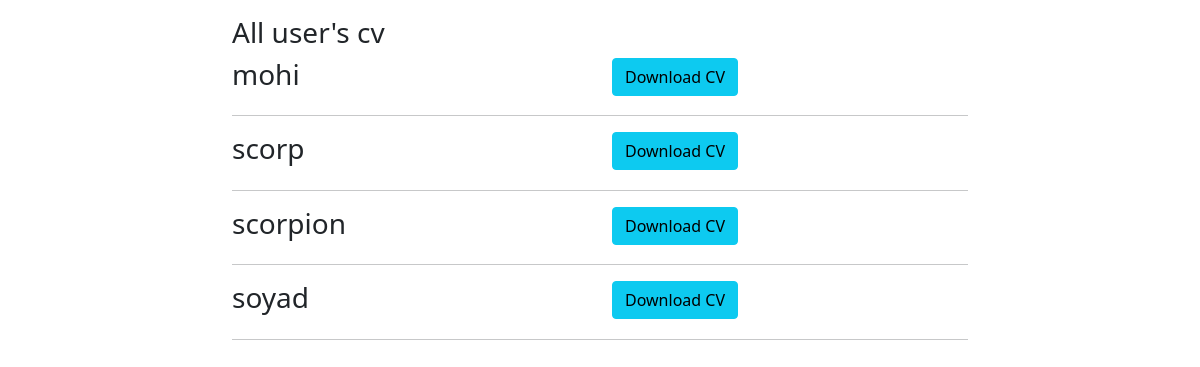
The page /list/ on the database as committed earlier.
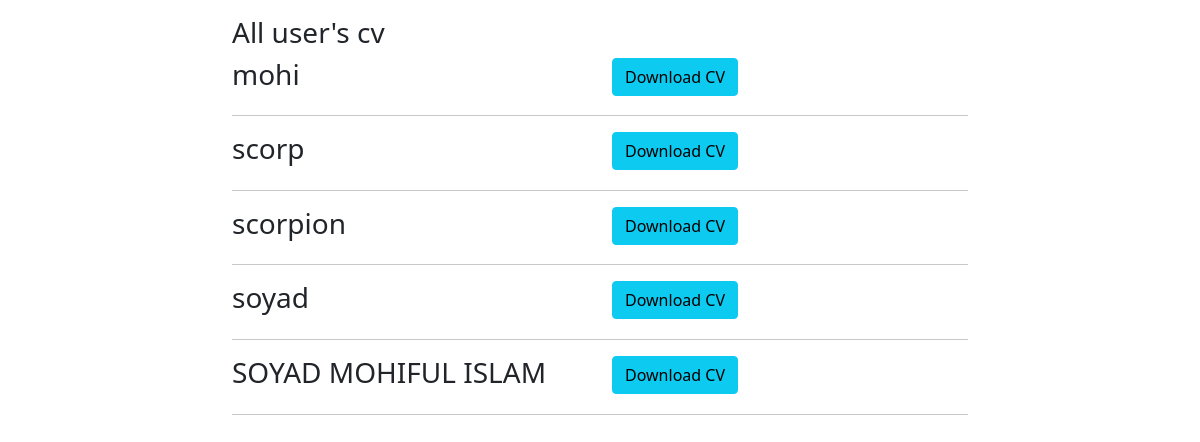
The same page on the database as committed later.
### pdf/models.py (models this page shows, shortened)
class Profile(models.Model):
    name            = models.CharField(max_length=200)
    email           = models.CharField(max_length=200)
    phone           = models.CharField(max_length=200)
    summary         = models.TextField(max_length=2000)
    degree          = models.CharField(max_length=200)
    school          = models.CharField(max_length=200)
    university      = models.CharField(max_length=200)
    previous_work   = models.TextField(max_length=2000)
    skills          = models.TextField(max_length=1000)

### pdf/views.py (the view)
# urls.py: path('list/',views.cv_list,name='cv_list'),
def cv_list(request):
    all_cv = Profile.objects.all()
    return render(request,'pdf/cv_list.html',{'all_cv':all_cv})

### pdf/templates/pdf/cv_list.html (shortened to what this page needs)
<!DOCTYPE html>
<html lang="en">
<head>
    <link href="https://cdn.jsdelivr.net/npm/bootstrap@5.1.0/dist/css/bootstrap.min.css" rel="stylesheet">
</head>
<body>
    <div class="container py-3">
        <div class="row">
            <div class="col-md-8 offset-md-2">
                <h3>All user's cv</h3>
            </div>
            <div class="col-md-8 offset-md-2">
                {% for cv in all_cv %}
                    <div class="row">
                        <div class="col-6">
                            <h3>{{ cv.name }}</h3>
                        </div>
                        <div class="col-6">
                            <a href="/{{ cv.id }}" class="btn btn-info">Download CV</a>
                        </div>
                    </div>
                    <hr>
                {% endfor %}
            </div>
        </div>
    </div>
</body>
</html>

Rows that differ between the two databases and show on the page:
added Profile: name "SOYAD MOHIFUL ISLAM"
